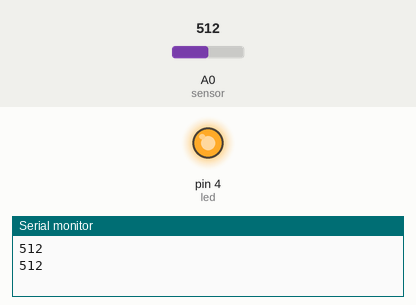
The sketch below on a simulated Arduino Uno, built with avr-gcc and run on an emulated ATmega328P. Parts: output pins drawn as LEDs (lit = HIGH), the last lines printed to the serial monitor. Inputs (shaded band) come from the test bench; at power-on: A0 (sensor) = 512.

Above: at 1.8 s.
1.9 s: A0 (sensor) set to 266
3.4 s: A0 (sensor) set to 242
At 5.0 s:
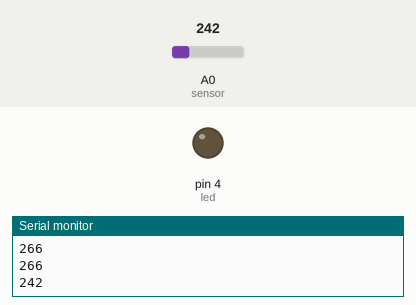
5.5 s: A0 (sensor) set to 260
At 6.6 s:
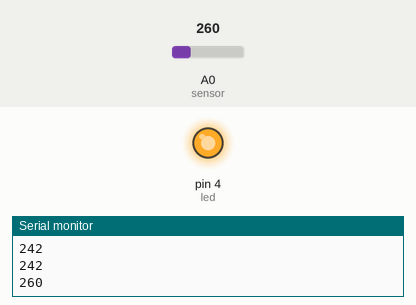
7.5 s: A0 (sensor) set to 240
At 9.3 s:
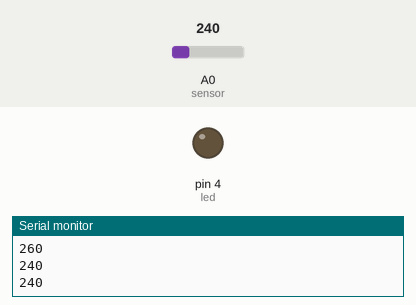
Timing chart, 0 to 10.5 s (numbered marks = the images above; inputs shaded):
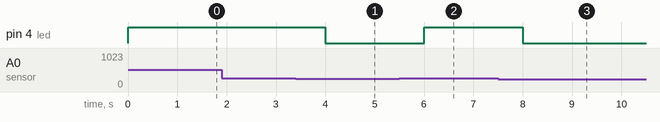

The sketch:

soil_moisture.ino
```cpp
int sensor=A0;
int led=4;
void setup() {
 pinMode(sensor,INPUT);
 pinMode(led,OUTPUT);
 Serial.begin(9600);// put your setup code here, to run once:

}

void loop() {
int a=analogRead(A0);
Serial.println(a);
if(a>250)
{
  digitalWrite(led,HIGH);
  delay(1000);

}
else{
  digitalWrite(led,LOW),
  delay(1000);

}

}
```

Measured:
- the behaviour switches between 251 and 250 on A0 (sensor) (found by bisection; images 0 and 1)
- after the input at 3.4 s, pin 4 (led): HIGH → LOW after 0.60 s
- after the input at 5.5 s, pin 4 (led): LOW → HIGH after 0.50 s
- after the input at 7.5 s, pin 4 (led): HIGH → LOW after 0.50 s
